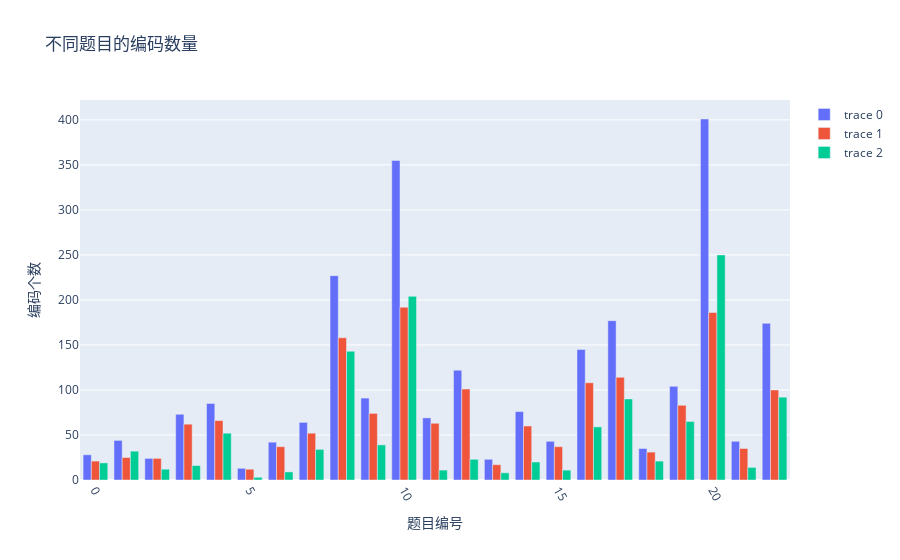

Notebook source saved alongside this figure:
### Code cell
data1 = go.Bar(x = list(range(data_entity.problem_num)), y = [len(list(group)) for group in data_entity.group_list], name = 'all')
data2 = go.Bar(x = list(range(data_entity_junior.problem_num)), y = [len(list(group)) for group in data_entity_junior.group_list], name = 'junior') 
data3 = go.Bar(x = list(range(data_entity_senior.problem_num)), y = [len(list(group)) for group in data_entity_senior.group_list], name = 'senior') 



layout={"title": "不同题目的编码数量", 
       "xaxis_title": "题目编号",
       "yaxis_title": "编码个数",
       # x轴坐标倾斜60度
       "xaxis": {"tickangle": 60}
      }
fig = go.Figure(data=[data1, data2, data3],layout=layout)
plot(fig,filename="./plot/plot_problem.html",auto_open=False,image='png',image_height=800,image_width=1500)
offline.iplot(fig)

### Figure 1 — Plotly figure (JSON) as saved in the notebook; plotly's stock layout.template omitted (floating-point values rounded to 4 significant figures)
{"data": [{"type": "bar", "x": [0, 1, 2, 3, 4, 5, 6, 7, 8, 9, 10, 11, 12, 13, 14, 15, 16, 17, 18, 19, 20, 21, 22], "y": [28, 44, 24, 73, 85, 13, 42, 64, 227, 91, 355, 69, 122, 23, 76, 43, 145, 177, 35, 104, 401, 43, 174]}, {"type": "bar", "x": [0, 1, 2, 3, 4, 5, 6, 7, 8, 9, 10, 11, 12, 13, 14, 15, 16, 17, 18, 19, 20, 21, 22], "y": [21, 25, 24, 62, 66, 12, 37, 52, 158, 74, 192, 63, 101, 17, 60, 37, 108, 114, 31, 83, 186, 35, 100]}, {"type": "bar", "x": [0, 1, 2, 3, 4, 5, 6, 7, 8, 9, 10, 11, 12, 13, 14, 15, 16, 17, 18, 19, 20, 21, 22], "y": [19, 32, 12, 16, 52, 3, 9, 34, 143, 39, 204, 11, 23, 8, 20, 11, 59, 90, 21, 65, 250, 14, 92]}], "layout": {"title": {"text": "不同题目的编码数量"}, "xaxis": {"tickangle": 60, "title": {"text": "题目编号"}}, "yaxis": {"title": {"text": "编码个数"}}}}
